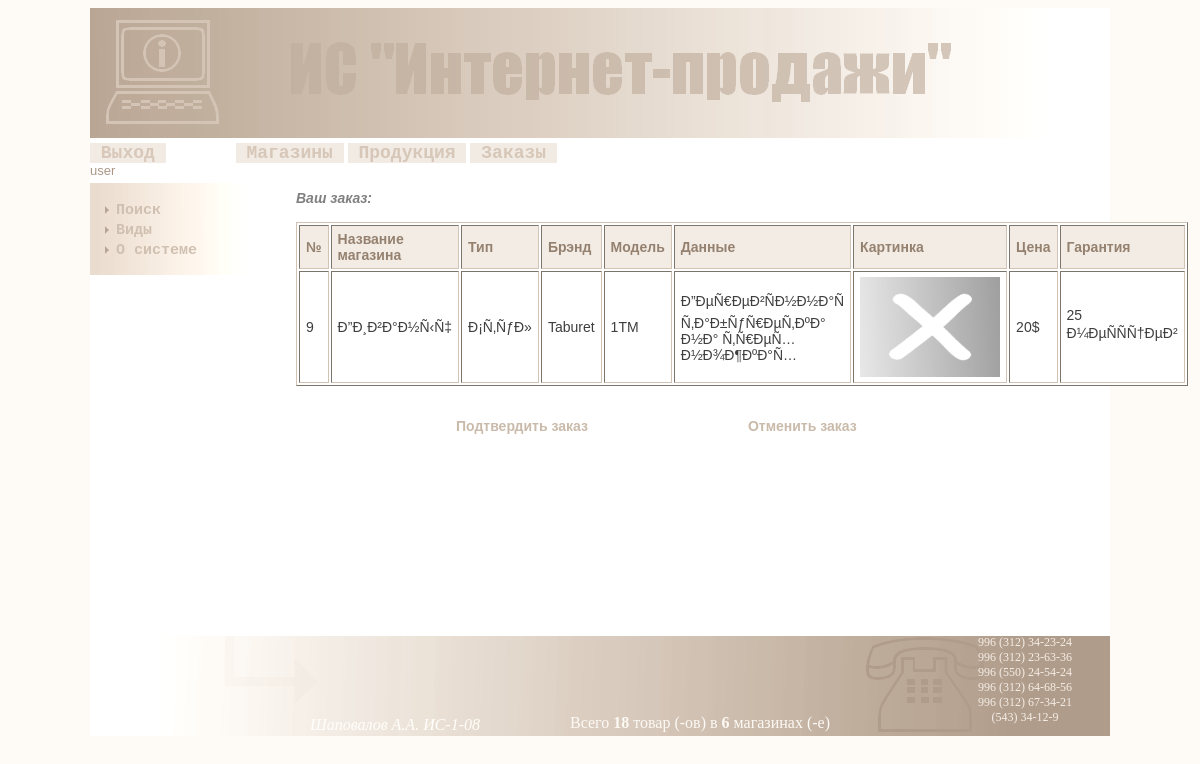
The app's page /index.php?link=products&orderid=9 (signed in) with its own data.
### tables this page shows
CREATE TABLE IF NOT EXISTS `products` (
  `id` int(11) NOT NULL AUTO_INCREMENT,
  `shop_id` int(11) NOT NULL,
  `type_id` int(11) NOT NULL,
  `brand` varchar(255) DEFAULT NULL,
  `model` varchar(255) DEFAULT NULL,
  `data` tinytext,
  `img` varchar(255) DEFAULT NULL,
  `price` varchar(45) DEFAULT NULL,
  `warranty` varchar(45) DEFAULT NULL,
  PRIMARY KEY (`id`,`shop_id`,`type_id`),
  KEY `shop_to_products` (`shop_id`),
  KEY `product_to_type` (`type_id`)
);

CREATE TABLE IF NOT EXISTS `shops` (
  `id` int(11) NOT NULL AUTO_INCREMENT,
  `name` varchar(255) DEFAULT NULL,
  `address` varchar(255) DEFAULT NULL,
  `tel` varchar(100) DEFAULT NULL,
  `site` varchar(100) DEFAULT NULL,
  `email` varchar(100) DEFAULT NULL,
  PRIMARY KEY (`id`),
  UNIQUE KEY `id_UNIQUE` (`id`)
);

CREATE TABLE IF NOT EXISTS `product_type` (
  `id` int(11) NOT NULL AUTO_INCREMENT,
  `name` varchar(255) DEFAULT NULL,
  PRIMARY KEY (`id`),
  UNIQUE KEY `id_UNIQUE` (`id`),
  UNIQUE KEY `name_UNIQUE` (`name`)
);

### www/server/action.php (called while the page is built, shortened)
<?
if(isset($_GET['link']) and $_GET['link']=='products')
{
	include('server/products.php');
}
elseif(isset($_GET['link']) and $_GET['link']=='shops')
{
	include('server/shops.php');
}
elseif(isset($_GET['link']) and $_GET['link']=='orders')
{
	include('server/orders.php');
}
elseif(isset($_GET['link']) and $_GET['link']=='deliveries')
{
	include('server/deliveries.php');
}
elseif(isset($_GET['link']) and $_GET['link']=='search')
{
	include('server/search.php');
}
elseif(isset($_GET['link']) and $_GET['link']=='type')
{
	include('server/type.php');
}
elseif((isset($_GET['link']) and $_GET['link']=='about') or (!isset($_GET['link'])))
{
	include('server/about.php');
}
elseif(isset($_GET['link']) and $_GET['link']=='')
{
	$content='<b>Неверный запрос!!!</b>';
	$keywords='Неверный запрос';
	$title='Неверный запрос';
	$description='Неверный запрос к системе';
}
?>

### www/server/products.php (the view, shortened to what this page needs)
<?
if(isset($_POST['edit_prod']) and !empty($_POST['prod_id']))
{
	if(!empty($_POST['shop_id']) and !empty($_POST['edit_model']) and !empty($_POST['edit_data'])  and !empty($_POST['edit_img']) and !empty($_POST['edit_brand']) and !empty($_POST['edit_price']) and !empty($_POST['edit_war']) and !empty($_POST['type_id']))
	{
	$prod_id=(int)$_POST['prod_id'];
	$shop_id=(int)$_POST['shop_id'];
	$edit_brand=$_POST['edit_brand'];
	$edit_model=$_POST['edit_model'];
	$edit_data=$_POST['edit_data'];
	$edit_img=$_POST['edit_img'];
	$edit_price=$_POST['edit_price'];
	$edit_war=$_POST['edit_war'];
	$type_id=$_POST['type_id'];
	$update=$mysql->query("UPDATE products SET shop_id='$shop_id', type_id='$type_id', brand='$edit_brand', model='$edit_model', data='$edit_data', img='$edit_img', price='$edit_price', warranty='$edit_war' WHERE id='$prod_id'");
	if($update)
	{$content='Информация о продукции под <b>№ '.$prod_id.'</b> успешно обновлена!';}
	else{$content='<b>Ошибка при обновлении информации о продукции!</b>';}
	}
	else{$content='<b>Поля не должны быть пусты!</b>';}
	$title='Изменение продукции';
}
else{
if(isset($_GET['edit_product']))
{
	$title='Редактирование продукции';
	if(!empty($_GET['edit_product']) and is_numeric($_GET['edit_product']))
	{
		$edit_product=$_GET['edit_product'];
		$select=$mysql->query("SELECT * FROM products WHERE id='$edit_product'");
		if($select)
		{
			$row=$select->fetch_array();
		 $query_shop="SELECT id, name FROM shops";
	     $result_shop=$mysql->query($query_shop);
	    for($i=0;$row_shop=$result_shop->fetch_array();$i++)
		{
			if($row_shop['id']==$row['shop_id'])
			{$cn_sh[$i]='<input type="radio" checked="checked" name="shop_id" value="'.$row_shop['id'].'"> '.$row_shop['name'].'<br>';}
			else
			{$cn_sh[$i]='<input type="radio" name="shop_id" value="'.$row_shop['id'].'"> '.$row_shop['name'].'<br>';}
		}
		 $query_type="SELECT id, name FROM product_type";
	     $result_type=$mysql->query($query_type);
		 for($i=0;$row_type=$result_type->fetch_array();$i++)
		  {
			  if($row_type['id']==$row['type_id'])
			  {$cn_tp[$i]='<input type="radio" checked="checked" name="type_id" value="'.$row_type['id'].'">'.$row_type['name'].'<br>';}
			  else {$cn_tp[$i]='<input type="radio" name="type_id" value="'.$row_type['id'].'">'.$row_type['name'].'<br>';}
		  }
	    $content='<form method="post" action="'.$_SERVER['PHP_SELF'].'?'.$_SERVER['QUERY_STRING'].'"><table border=1><tr id="table_head"><td>Магазин&nbsp;&nbsp;&nbsp;&nbsp;&nbsp;&nbsp;&nbsp;&nbsp;&nbsp;&nbsp;&nbsp;&nbsp;&nbsp;&nbsp;</td><td>Тип&nbsp;&nbsp;&nbsp;&nbsp;&nbsp;&nbsp;&nbsp;&nbsp;&nbsp;&nbsp;&nbsp;&nbsp;&nbsp;&nbsp;&nbsp;&nbsp;&nbsp;&nbsp;&nbsp;&nbsp;&nbsp;&nbsp;&nbsp;&nbsp;&nbsp;&nbsp;</td><td>Брэнд</td><td>Модель</td></tr><tr><td>'.implode($cn_sh).'</td><td>'.implode($cn_tp).'</td><td><input type="text" name="edit_brand" value="'.$row['brand'].'"></td><td><input type="text" name="edit_model" value="'.$row['model'].'"></td></tr><tr id="table_head"><td>Данные</td><td>Путь к картинке</td><td>Цена</td><td>Гарантия</td></tr><td>
		<textarea rows=11 name="edit_data">'.$row['data'].'</textarea>
		</td><td><label for="edit_img">Например:<br><br>http://www.image.org/img.jpg</label><br><br><br><br><input type="text" name="edit_img" size=30 value="'.$row['img'].'"></td><td><input type="text" name="edit_price" value="'.$row['price'].'"></td><td><input type="text" name="edit_war" value="'.$row['warranty'].'"></tr></table><br><br><input type="submit" name="edit_prod" value="Сохранить изменения"><input type="hidden" name="prod_id" value="'.$row['id'].'">
		</form>';
		}
		else{$content='<b>Ошибка при выборке из базы!</b>';}
	}
	else{$content='<b>Некорректный параметр запроса!</b>';}
}
else{
if($_SESSION['type']=='admin' and isset($_POST['add_product']))
{
	$title='Добавление товара';
	if(empty($_POST['pic']) or empty($_POST['shop_name']) or empty($_POST['type_name']) or empty($_POST['brand']) or empty($_POST['model']) or empty($_POST['data']) or empty($_POST['price']) or empty($_POST['warr']))
	{$content='<b>При добавлении продукции не должно быть пустых полей!</b>';}
	else{
	$pic=$_POST['pic'];
	$shop_name=$_POST['shop_name'];
	$type_name=$_POST['type_name'];
	$brand=$_POST['brand'];
	$model=$_POST['model'];
	$data=$_POST['data'];
	$price=$_POST['price'];
	$warr=$_POST['warr'];
	  $insert=$mysql->query("INSERT INTO products (`id`,`shop_id`,`type_id`,`brand`,`model`,`data`,`img`,`price`,`warranty`) VALUES (NULL,'$shop_name','$type_name','$brand','$model','$data','$pic','$price','$warr')");
	  if($insert)
	  {$content='Продукт успешно добавлен в базу!';}
	  else{$content='<b>При добавлении продукции возникли ошибки!</b>';}
		}
}
else
{
	 if($_SESSION['type']=='user' and isset($_GET['orderid']) and !empty($_GET['orderid']))
	 {
		 $order=$_GET['orderid'];
		 $query=$mysql->query("SELECT * FROM products WHERE id='$order'");
		 $row=$query->fetch_array();
		 $query_shop="SELECT * FROM `shops` WHERE id='$row[shop_id]'";
	     $result_shop=$mysql->query($query_shop);
	     $row_shop=$result_shop->fetch_array();
		 $query_type="SELECT * FROM `product_type` WHERE id='$row[type_id]'";
	     $result_type=$mysql->query($query_type);
	     $row_type=$result_type->fetch_array();
		 $content='<span id="info_txt">Ваш заказ:</span><br><br><table width="780" border="1">'.
		'<tr id="table_head"><td>№</td><td>Название магазина</td><td>Тип</td><td>Брэнд</td><td>Модель</td><td>Данные</td><td>Картинка        </td><td>Цена</td><td>Гарантия</td></tr><tr><td>'.$row['id'].'</td><td>'.$row_shop['name'].'</td><td>'.$row_type['name'].'        </td><td>'.$row['brand'].'</td><td>'.$row['model'].'</td><td>'.$row['data'].'</td><td><img src="'.$row['img'].'" height="100" width="140" /></td><td>'.$row['price'].'</td><td>'.$row['warranty'].'</td></table><br><br>'.'<a id="link_ok" href="?link=products&orderid='.$order.'&ok=true">Подтвердить заказ</a><a id="link_ok" href="?link=products&orderid='.$order.'&ok=false">Отменить заказ</a>';
	 }
}
}
}
?>

### www/blocks/footer.php (shortened to what this page needs)
<div align="center" id="footer"><img  src="css/img/footer.png" /> <p style="margin-top:-20px; margin-right:410px; color:#FFFEFA; font-style:italic;">Шаповалов А.А. ИС-1-08</p>
<?
$selec_prodt=$mysql->query('SELECT id FROM products');
$num_prod=$selec_prodt->num_rows;
$selec_shops=$mysql->query('SELECT id FROM shops');
$num_shops=$selec_shops->num_rows;
$selec_tel=$mysql->query('SELECT tel FROM shops LIMIT 6');
for($i=0;$row_tel=$selec_tel->fetch_array();$i++)
{
	$cnt_tel[$i]=$row_tel['tel'].'<br>';
}
echo '<p style="margin-top:-36px; margin-left:200px; color:#FDF9F4;">Всего <b>'.$num_prod.'</b> товар (-ов) в <b>'.$num_shops.'</b> магазинах (-е)</p>';
echo '<p style="margin-top:-113px; font-size:12px; margin-left:850px; color:#F4EDE6;">'.implode($cnt_tel).'</p>';
?>
</div>

### www/css/style.css (style rules this page uses)
body { background-image:none; background-color:#FEFBF7; }
table { background-color:#FFF; border-color:#D1C2B3; }
table td { padding-left:6px; padding-top:5px; padding-bottom:5px; padding-right:6px; font-size:14px; }
#table_head { background-color:#F3ECE4; font-weight:bold; color:#95816F; }
#info_txt { font-style:italic; font-weight:bold; color:gray; }
img { border:none; }
#link_ok { text-decoration:none; padding-left:110px; font-weight:700; color:#CABAAA; margin-left:50px; cursor:pointer; }
#footer { padding-top:200px; }

### records on screen
products: id "9", brand "Taburet", model "1TM", data "Ð”ÐµÑ€ÐµÐ²ÑÐ½Ð½Ð°Ñ Ñ‚Ð°Ð±ÑƒÑ€ÐµÑ‚ÐºÐ° Ð½Ð° Ñ‚Ñ€ÐµÑ… Ð½Ð¾Ð¶ÐºÐ°Ñ…", img (placeholder picture), price "20$", warranty "25 Ð¼ÐµÑÑÑ†ÐµÐ²"
shops: name "Ð”Ð¸Ð²Ð°Ð½Ñ‹Ñ‡", tel "996 (550) 24-54-24"
product_type: name "Ð¡Ñ‚ÑƒÐ»"
shops: tel "996 (312) 34-23-24"
shops: tel "996 (312) 23-63-36"
shops: tel "996 (312) 64-68-56"
shops: tel "996 (312) 67-34-21"
shops: tel "(543) 34-12-9"

### other values on screen
$reg_user "user"
$num_prod "18"
$num_shops "6"
